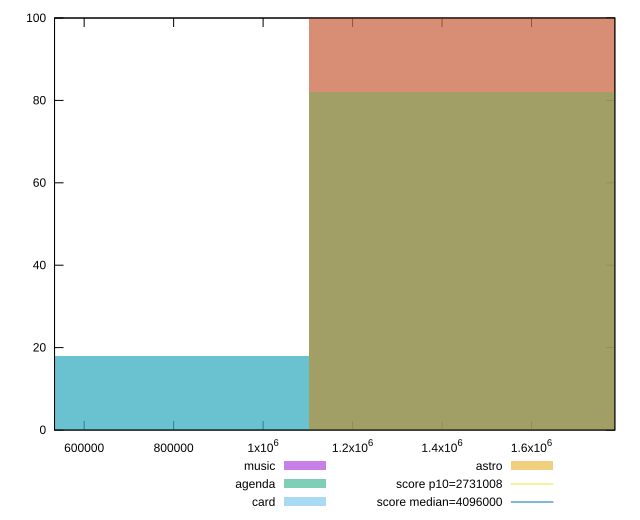

gnuplot code for this plot:
reset

$music <<EOF
1471335.3316004635 100
EOF

$agenda <<EOF
1471335.3316004635 82
735667.6658002317 18
EOF

$card <<EOF
1471335.3316004635 82
735667.6658002317 18
EOF

$astro <<EOF
1471335.3316004635 100
EOF

set key outside below
set boxwidth 735667.6658002317
set xrange [533779:1786194]
set yrange [0:100]
set trange [0:100]
set style fill transparent solid 0.5 noborder

set parametric
set terminal svg size 640, 520 enhanced background rgb 'white'
set output "reports/report_00028_2021-02-24T12-49-42.674Z/total-byte-weight/comparison/histogram/all_raw.svg"

plot $music title "music" with boxes, \
     $agenda title "agenda" with boxes, \
     $card title "card" with boxes, \
     $astro title "astro" with boxes, \
     2731008,t title "score p10=2731008", \
     4096000,t title "score median=4096000"

reset
